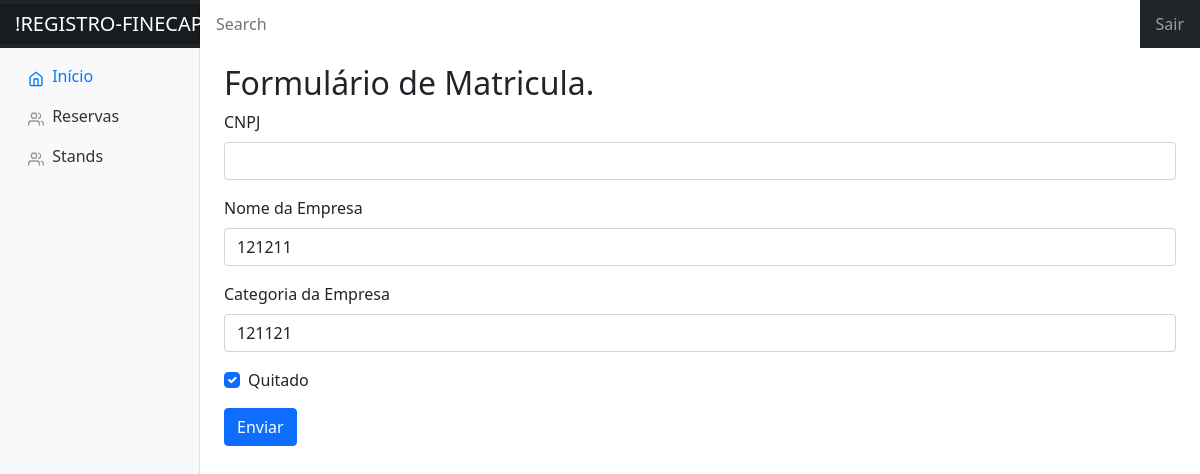
Before: /reserva/editar/26/ with the older database file.
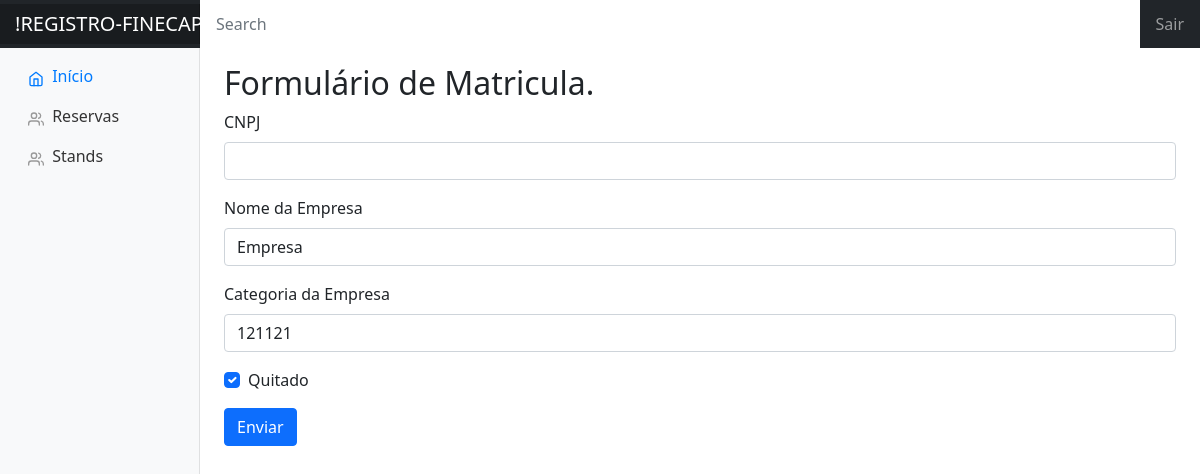
After: the same page with the newer database file.
### FINECAP/models.py (models this page shows)
class Reserva(models.Model):
    cnpj = models.CharField(max_length=200)
    nome_empresa = models.CharField(max_length=200)
    categoria_empresa = models.CharField(max_length=200)
    quitado = models.BooleanField()

### FINECAP/views.py (the view)
# urls.py: path('reserva/editar/<int:pk>/', ReservaUpdateView.as_view(), name='reservas-update'),
class ReservaUpdateView(generic.UpdateView):
  model = Reserva
  form_class = ReservaForm
  success_url = reverse_lazy("reservas-list")
  template_name = "reserva/form.html"

### FINECAP/form.py
class ReservaForm(ModelForm):
    class Meta:
        model = Reserva
        fields = '__all__'
        widgets = {
            'cnpj' : forms.TextInput(attrs={'class': 'form-control' }),
            'nome_empresa' : forms.TextInput(attrs={'class': 'form-control' }),
            'categoria_empresa' : forms.TextInput(attrs={'class': 'form-control' }),
            'quitado': forms.CheckboxInput(attrs={'class': 'form-check-input'})
        }

### FINECAP/templates/reserva/form.html (shortened to what this page needs)
{% extends 'base.html' %}
{% block center %}
    <h2> Formulário de Matricula.</h2>
    <form method="post">
        <div class="mb-3">
            <label for="cnpj" class="form-label">CNPJ</label>
            <input type="text" class="form-control mask-cnpj" id="id_cnpj" name="{{ form.cnpj.name }}">
        </div>
        <div class="mb-3">
            <label for="nome" class="form-label">Nome da Empresa</label>
            {{ form.nome_empresa }}
        </div>
        <div class="mb-3">
            <label for="nome" class="form-label">Categoria da Empresa</label>
            {{ form.categoria_empresa }}
        </div>
        <div class="mb-3 form-check">
            <input type="checkbox" class="CheckBox form-check-input" id="id_quitado"
            name="{{ form.quitado.name }}" {% if form.quitado.value %}checked{% endif %}>
            <label for="id_quitado" class="form-check-label">Quitado</label>
        </div>
        <button type="submit" class="btn btn-primary">Enviar</button>
    </form>
{% endblock %}

Changed rows visible on the page:
changed Reserva: nome_empresa "121211" → "Empresa"
